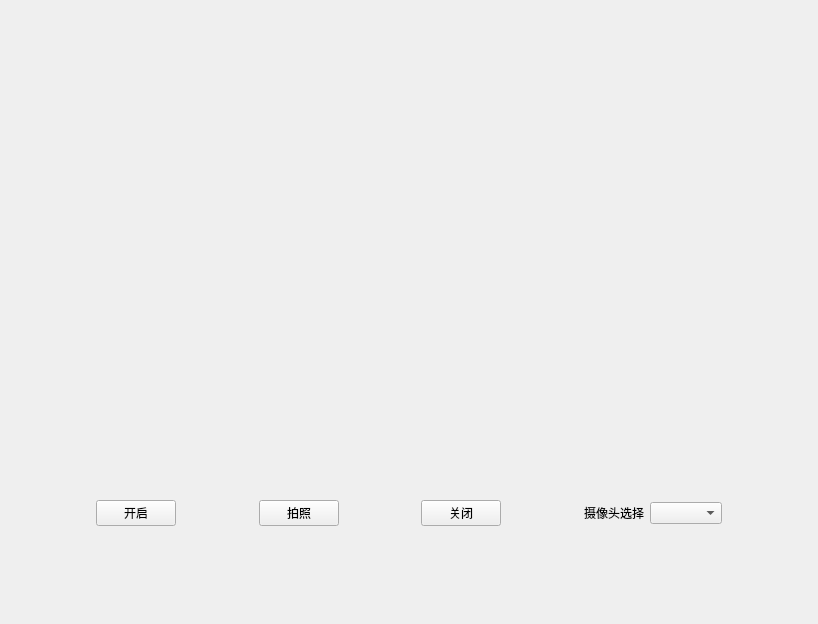
<?xml version="1.0" encoding="UTF-8"?>
<ui version="4.0">
 <class>Camera</class>
 <widget class="QWidget" name="Camera">
  <property name="geometry">
   <rect>
    <x>0</x>
    <y>0</y>
    <width>818</width>
    <height>624</height>
   </rect>
  </property>
  <property name="minimumSize">
   <size>
    <width>800</width>
    <height>600</height>
   </size>
  </property>
  <property name="maximumSize">
   <size>
    <width>818</width>
    <height>624</height>
   </size>
  </property>
  <property name="windowTitle">
   <string>Form</string>
  </property>
  <layout class="QVBoxLayout" name="verticalLayout_2">
   <item>
    <widget class="QWidget" name="cre_widget" native="true">
     <property name="minimumSize">
      <size>
       <width>800</width>
       <height>400</height>
      </size>
     </property>
     <property name="maximumSize">
      <size>
       <width>800</width>
       <height>400</height>
      </size>
     </property>
     <layout class="QHBoxLayout" name="horizontalLayout_2">
      <item>
       <widget class="QLabel" name="creamlabe">
        <property name="text">
         <string/>
        </property>
       </widget>
      </item>
      <item>
       <widget class="QLabel" name="off">
        <property name="text">
         <string/>
        </property>
       </widget>
      </item>
     </layout>
    </widget>
   </item>
   <item>
    <widget class="QWidget" name="widget_2" native="true">
     <property name="minimumSize">
      <size>
       <width>0</width>
       <height>200</height>
      </size>
     </property>
     <property name="maximumSize">
      <size>
       <width>16777215</width>
       <height>200</height>
      </size>
     </property>
     <layout class="QHBoxLayout" name="horizontalLayout">
      <item>
       <spacer name="horizontalSpacer">
        <property name="orientation">
         <enum>Qt::Horizontal</enum>
        </property>
        <property name="sizeHint" stdset="0">
         <size>
          <width>40</width>
          <height>20</height>
         </size>
        </property>
       </spacer>
      </item>
      <item>
       <widget class="QPushButton" name="btn_start">
        <property name="text">
         <string>开启</string>
        </property>
       </widget>
      </item>
      <item>
       <spacer name="horizontalSpacer_2">
        <property name="orientation">
         <enum>Qt::Horizontal</enum>
        </property>
        <property name="sizeHint" stdset="0">
         <size>
          <width>40</width>
          <height>20</height>
         </size>
        </property>
       </spacer>
      </item>
      <item>
       <widget class="QPushButton" name="btn_take">
        <property name="text">
         <string>拍照</string>
        </property>
       </widget>
      </item>
      <item>
       <spacer name="horizontalSpacer_5">
        <property name="orientation">
         <enum>Qt::Horizontal</enum>
        </property>
        <property name="sizeHint" stdset="0">
         <size>
          <width>40</width>
          <height>20</height>
         </size>
        </property>
       </spacer>
      </item>
      <item>
       <widget class="QPushButton" name="btn_close">
        <property name="text">
         <string>关闭</string>
        </property>
       </widget>
      </item>
      <item>
       <spacer name="horizontalSpacer_3">
        <property name="orientation">
         <enum>Qt::Horizontal</enum>
        </property>
        <property name="sizeHint" stdset="0">
         <size>
          <width>40</width>
          <height>20</height>
         </size>
        </property>
       </spacer>
      </item>
      <item>
       <widget class="QLabel" name="label_2">
        <property name="text">
         <string>摄像头选择</string>
        </property>
       </widget>
      </item>
      <item>
       <widget class="QComboBox" name="cream_list"/>
      </item>
      <item>
       <spacer name="horizontalSpacer_4">
        <property name="orientation">
         <enum>Qt::Horizontal</enum>
        </property>
        <property name="sizeHint" stdset="0">
         <size>
          <width>40</width>
          <height>20</height>
         </size>
        </property>
       </spacer>
      </item>
     </layout>
    </widget>
   </item>
  </layout>
 </widget>
 <resources/>
 <connections/>
</ui>
